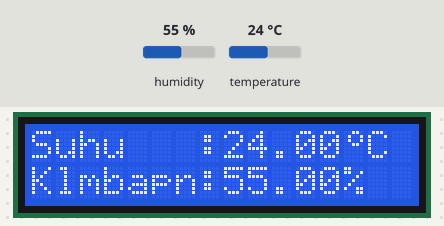
This program was run on a simulated ESP32. On the bench: 16×2 character LCD. The inputs (shaded band) are chosen by the test bench; at power-on: humidity 55 %, temperature 24 °C. WiFi joins after 1.5 s; servers stay silent unless stated; what the program prints to the serial monitor is not drawn.

Above: at 8.8 s.
8.9 s: humidity set to 22 %
At 9.6 s:
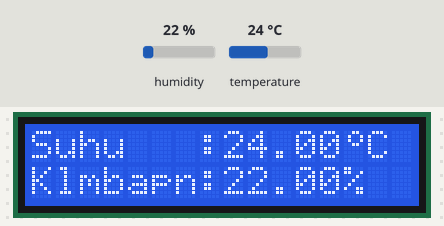
10.5 s: temperature set to 12 °C
At 11.6 s:
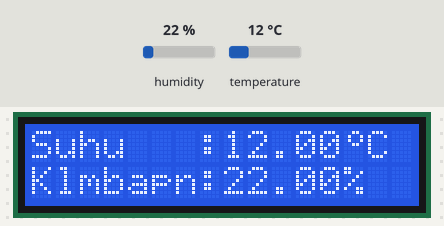
12.1 s: humidity set to 40 %
At 13.7 s:
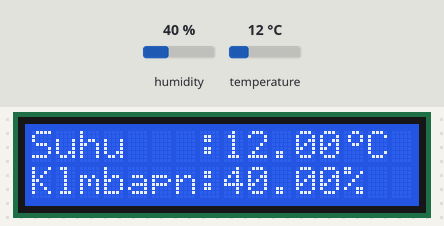
16.7 s: temperature set to 19 °C
At 17.9 s:
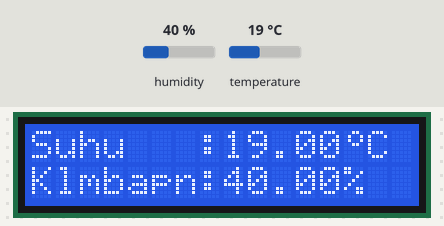
Timing chart, 0 to 19.3 s (numbered marks = the images above; inputs shaded):
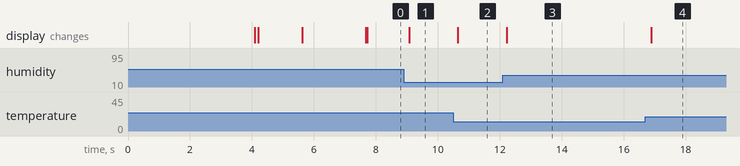

Measured:
- after the input at 8.9 s, the display: changes after 0.18 s (image 1)
- after the input at 10.5 s, the display: changes after 0.14 s (image 2)
- after the input at 12.1 s, the display: changes after 0.13 s (image 3)
- after the input at 16.7 s, the display: changes after 0.18 s (image 4)

The program:

main.cpp
```cpp
#define THINGER_SERIAL_DEBUG
#define _DISABLE_TLS_

#include <ThingerESP32.h>
#include <DHTesp.h>
#include <LiquidCrystal_I2C.h>
#include <CTBot.h>
#include <WiFi.h>

// setting Telegram Bot
TBMessage tMessage;
String tokenbot = "5969913440:AAELWQbCduXOxqD-o8x4otbFPnF2ML8h2wA";
CTBot myBot;
const int id = 708984228;

// setting thinger.io device
#define IOT_SERVER "ESP32"
#define IOT_USER "puti_ittelkomsby"
#define IOT_CRED "mp8Z?F!FHv_CZFIi"

// setting WiFi ESP32
#define ssid "Hisoka"
#define pass "hisoka19"

// setting DHT
#define DHT_PIN 15

// setting variabel hitung
long suhu = 0;
float kelembapan = 0;

// declaration hardware
ThingerESP32 thing(IOT_USER, IOT_SERVER, IOT_CRED);

DHTesp dht;

LiquidCrystal_I2C lcd(0x27, 16, 2);
byte SimbolDerajat[] = {
    B00110,
    B01001,
    B01001,
    B00110,
    B00000,
    B00000,
    B00000,
    B00000,
};

void connectWifi();
void loginTelegram();
void sensorDHT();

void setup()
{
  // put your setup code here, to run once:
  lcd.init();
  lcd.createChar(0, SimbolDerajat);
  lcd.backlight();
  lcd.setCursor(0, 0);
  lcd.print("PuTi x ");
  lcd.setCursor(0, 1);
  lcd.print("AIR Team");
  delay(4000);
  lcd.clear();

  Serial.begin(115200);

  dht.setup(DHT_PIN, DHTesp::DHT22);

  // thing.add_wifi(SSID, password);
  connectWifi();
  loginTelegram();

  thing["sensorSuhuKelembapan"] >> [](pson &out)
  {
    sensorDHT();

    if (isnan(suhu) || isnan(kelembapan))
    {
      Serial.println("Sensor belum kebaca");
      suhu = 0;
      kelembapan = 0;
      return;
    }

    out["kelembapan"] = (long)kelembapan;
    out["suhu"] = (long)suhu;
  };
}

bool msgSentTemp = false;
bool msgSentHum = false;
bool timerTemp = false;
bool timerHum = false;
unsigned long previousTimeTemp = 0;
unsigned long previousTimeHum = 0;
const int resetinterval = 60000;

void loop()
{
  delay(20);
  thing.handle();
  TempAndHumidity data = dht.getTempAndHumidity();
  // Serial.print("Suhu : ");
  // Serial.print(data.temperature);
  // Serial.print(" Kelembaban : ");
  // Serial.println(data.humidity);

  lcd.setCursor(0, 0);
  lcd.print("Suhu   :" + String(data.temperature));
  lcd.write(0);
  lcd.print("C");

  lcd.setCursor(0, 1);
  lcd.print("Klmbapn:" + String(data.humidity) + "%");

  if (data.temperature <= 18 && !msgSentTemp)
  {
    String reply = "";
    reply += "Temperature is to LOW!!!\n";
    reply += "Temperature reading now : ";
    reply += String(data.temperature) + " °C \n";
    reply += "Please, higher the room temperature\n";
    myBot.sendMessage(id, reply);
    msgSentTemp = true;
  }
  else if (data.temperature >= 27 && !msgSentTemp)
  {
    String reply = "";
    reply += "Temperature is to HIGH!!!\n";
    reply += "Temperature reading now : ";
    reply += String(data.temperature) + " °C \n";
    reply += "Please, Lower the room temperature\n";
    myBot.sendMessage(id, reply);
    msgSentTemp = true;
  }

  if (data.humidity <= 40 && !msgSentHum)
  {
    String reply = "";
    reply += "Humidity is to LOW!!!\n";
    reply += "Humidity reading now : ";
    reply += String(data.humidity) + " % \n";
    reply += "Please, higher the room humidity\n";
    myBot.sendMessage(id, reply);
    msgSentHum = true;
  }
  else if (data.humidity >= 60 && !msgSentHum)
  {
    String reply = "";
    reply += "Humidity is to HIGH!!!\n";
    reply += "Humidity reading now : ";
    reply += String(data.humidity) + " % \n";
    reply += "Please, lower the room humidity\n";
    myBot.sendMessage(id, reply);
    msgSentHum = true;
  }

  unsigned long currentTime = millis();
  Serial.println("Current Time");
  Serial.println(currentTime);

  if ((data.temperature <= 18 || data.temperature >= 27) && msgSentTemp && !timerTemp)
  {
    previousTimeTemp = currentTime;
    timerTemp = true;
  }
  else if (data.temperature >= 18 && data.temperature <= 27 && msgSentTemp && timerTemp)
  {
    timerTemp = false;
    msgSentTemp = false;
  }

  if ((data.humidity < 40 || data.humidity > 60) && msgSentHum && !timerHum)
  {
    previousTimeHum = currentTime;
    timerHum = true;
  }
  else if (data.humidity >= 40 && data.humidity <= 60 && msgSentHum && timerHum)
  {
    timerHum = false;
    msgSentHum = false;
  }

  unsigned long resetTemp = currentTime - previousTimeTemp;
  unsigned long resetHum = currentTime - previousTimeHum;

  if (resetTemp >= resetinterval && timerTemp)
  {
    msgSentTemp = false;
    timerTemp = false;
  }

  if (resetHum >= resetinterval && timerHum)
  {
    msgSentHum = false;
    timerHum = false;
  }

  if (timerTemp)
  {
    Serial.println("Current Time Temp :");
    Serial.println(resetTemp);
    Serial.println("Previous Time Temp :");
    Serial.println(previousTimeTemp);
  }

  if (timerHum)
  {
    Serial.println("Current Time Hum  :");
    Serial.println(resetHum);
    Serial.println("Previous Time Hum  :");
    Serial.println(previousTimeHum);
  }

  Serial.println("MSGTemp is sent (1) or not (0):");
  Serial.println(msgSentTemp);
  Serial.println("MSGHum is sent (1) or not (0):");
  Serial.println(msgSentHum);
  Serial.println("TimerTemp is active (1) or not (0):");
  Serial.println(timerTemp);
  Serial.println("TimerHum is active (1) or not (0):");
  Serial.println(timerHum);

  if (myBot.getNewMessage(tMessage))
  {
    // Serial.println(tMessage.sender.firstName);
    // Serial.println(tMessage.sender.id);
    // Serial.println(tMessage.text);
    if (tMessage.messageType == CTBotMessageText)
    {
      if (tMessage.text.equalsIgnoreCase("/start"))
      {
        String reply = "";
        reply += "Hi, Welcome to Unit Pusat Teknologi Informasi ITTS \n";
        reply += "Command List as below : \n";
        reply += "Get Temperature : /get_temp \n";
        reply += "Get Humidity : /get_hum \n";
        myBot.sendMessage(tMessage.sender.id, reply);
      }
      else if (tMessage.text.equalsIgnoreCase("/get_temp"))
      {
        String reply = "";
        reply += "Temperature Reading : \n";
        reply += String(data.temperature) + " degC";
        myBot.sendMessage(tMessage.sender.id, reply);
      }
      else if (tMessage.text.equalsIgnoreCase("/get_hum"))
      {
        String reply = "";
        reply += "Humidity Reading : \n";
        reply += String(data.humidity) + " %";
        myBot.sendMessage(tMessage.sender.id, reply);
      }
      else
      {
        String reply = "";
        reply += "Hi, Welcome to Unit Pusat Teknologi Informasi ITTS \n";
        reply += "Command is not valid, please use /start to get Command List \n";

        myBot.sendMessage(tMessage.sender.id, reply);
      }
    }
  }
}

void sensorDHT()
{
  TempAndHumidity data = dht.getTempAndHumidity();

  kelembapan = data.humidity;
  suhu = data.temperature;
  // Serial.println(kelembapan);
  // Serial.println(suhu);
}

void connectWifi()
{
  WiFi.mode(WIFI_STA);
  WiFi.begin(ssid, pass);

  while (WiFi.status() != WL_CONNECTED)
  {
    delay(100);
    // Serial.println("Connecting...");
    lcd.setCursor(0, 0);
    lcd.print("Connecting WiFi...");
  }

  lcd.setCursor(0, 0);
  lcd.print("Wifi Connected!");
  delay(2000);
  lcd.clear();
  // Serial.println("Wifi Connected!");
}

void loginTelegram()
{
  // Serial.println("Logging in...");
  lcd.setCursor(0, 0);
  lcd.print("Log in Telegram...");
  while (!myBot.testConnection())
  {
    myBot.setTelegramToken(tokenbot);
    delay(1000);
  }
  lcd.setCursor(0, 0);
  lcd.print("Telegram Connected!");
  lcd.clear();
  // Serial.println("Telegram Connection OK!");
}
```
